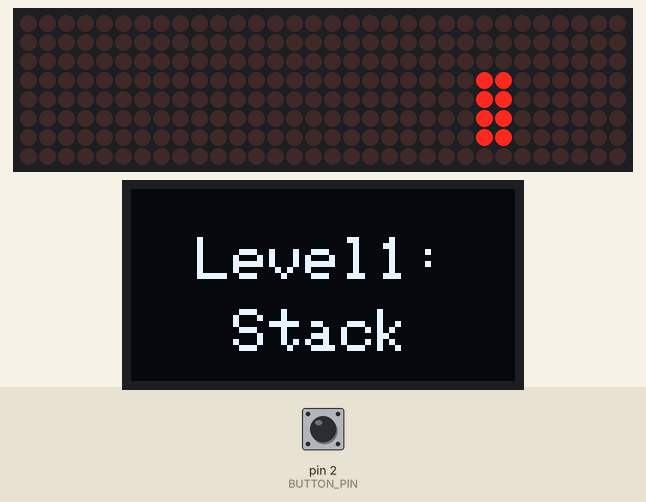
Simulated run of this sketch. Board: Arduino Uno, built with avr-gcc and run on an emulated ATmega328P. Parts: 32×8 LED matrix, 128×64 one-colour display. The inputs (shaded band) are chosen by the test bench; at power-on: pin 2 (BUTTON_PIN) HIGH. What the sketch prints to the serial monitor is not drawn.

Above: at 0.9 s.
1.3 s: pin 2 (BUTTON_PIN) pulled LOW for 0.15 s
At 1.67 s:
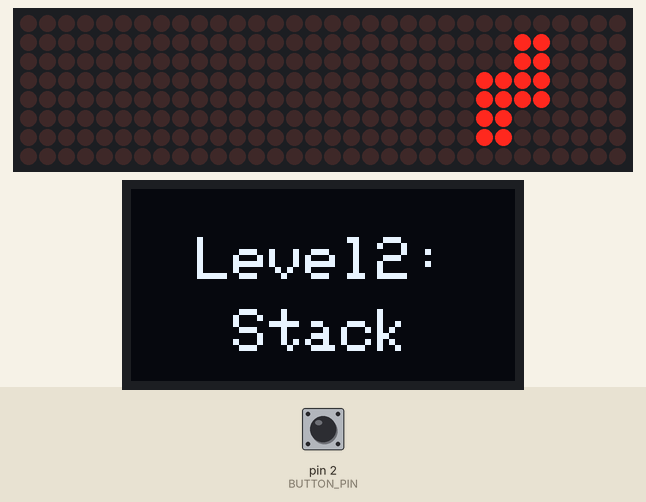
2.0 s: pin 2 (BUTTON_PIN) pulled LOW for 1 s
At 2.32 s:
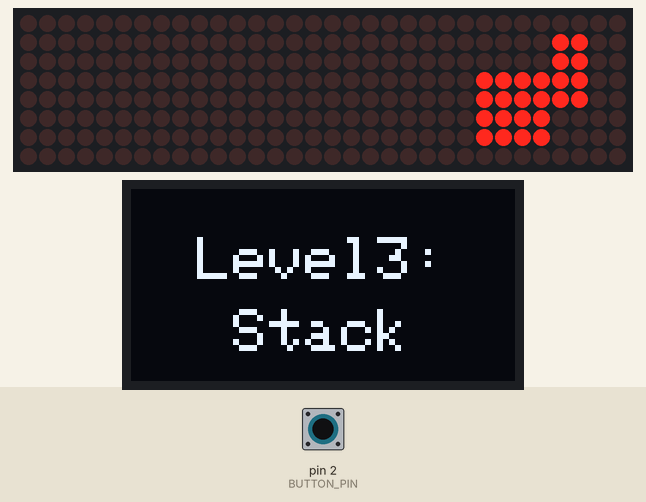
3.6 s: pin 2 (BUTTON_PIN) pulled LOW for 0.15 s
At 3.87 s:
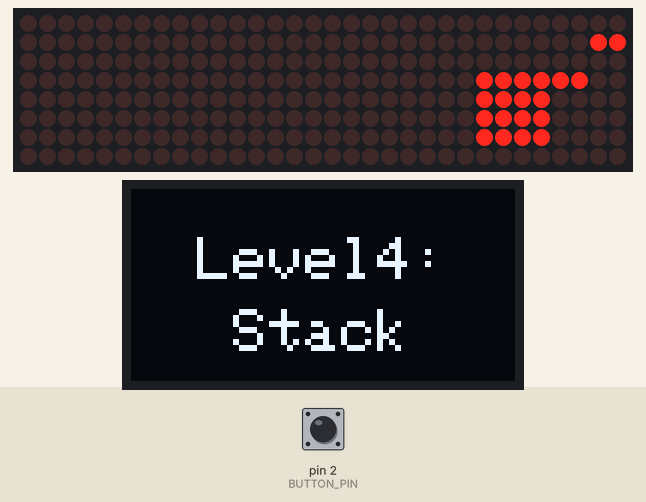
4.3 s: pin 2 (BUTTON_PIN) pulled LOW for 3.2 s
At 5.3 s:
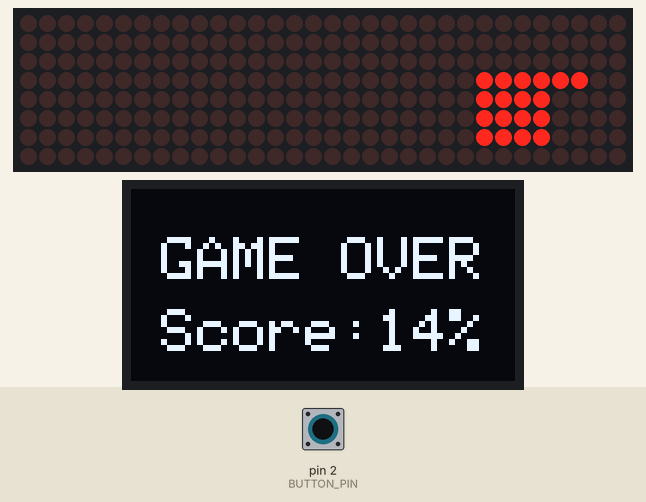
9.0 s: pin 2 (BUTTON_PIN) pulled LOW for 0.15 s
At 9.42 s:
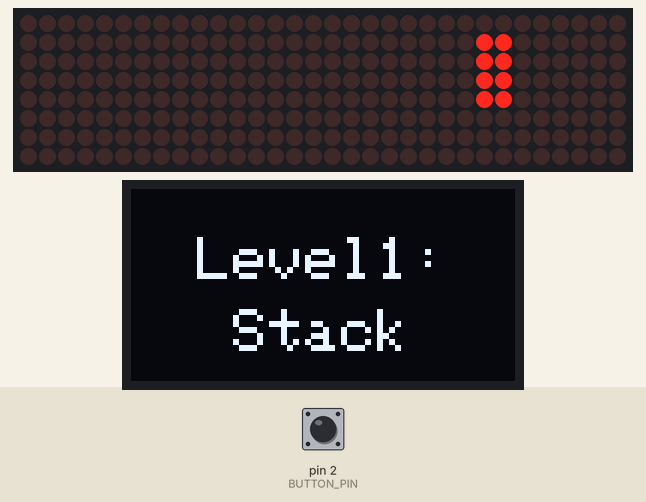
9.7 s: pin 2 (BUTTON_PIN) pulled LOW for 1 s
At 10.07 s:
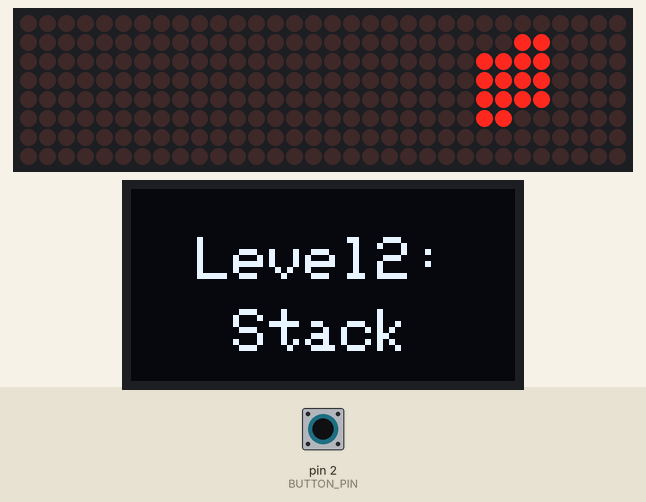
Timing chart, 0 to 12.3 s (numbered marks = the images above; inputs shaded):
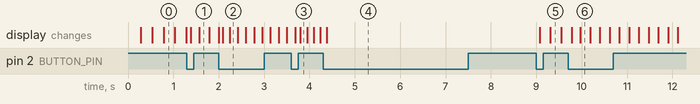

The sketch:

sketch.ino
```cpp
#include <MD_MAX72xx.h>
#include <SPI.h>
#include <Wire.h>
#include <Adafruit_GFX.h>
#include <Adafruit_SSD1306.h>

// ===== 1. DISPLAY CONFIGURATION =====

// MAX7219 Matrix
#define HARDWARE_TYPE MD_MAX72XX::FC16_HW
#define MAX_DEVICES 4

#define DATA_PIN 11
#define CS_PIN   10
#define CLK_PIN  9

MD_MAX72XX matrix(
  HARDWARE_TYPE, DATA_PIN, CLK_PIN, CS_PIN, MAX_DEVICES
);

// OLED 128x64
#define SCREEN_WIDTH 128
#define SCREEN_HEIGHT 64
#define OLED_RESET -1
#define SCREEN_ADDRESS 0x3C

Adafruit_SSD1306 display(
  SCREEN_WIDTH, SCREEN_HEIGHT, &Wire, OLED_RESET
);

const int DISPLAY_WIDTH = 8;
const int DISPLAY_HEIGHT = 32;

// ===== OLED TEXT POSITIONS =====
// Y = vertical position (0 = top, text is 16px tall, max useful value is 48)
// X_OFFSET = shift from the centered position (+ moves right, - moves left)

// Game screen: "Level1:" and "Stack"
const int LEVEL_Y = 16;
const int LEVEL_X_OFFSET = 0;

const int STACK_Y = 40;
const int STACK_X_OFFSET = 0;

// Game over screen: "GAME OVER" and "Score"
const int GAMEOVER_Y = 16;
const int GAMEOVER_X_OFFSET = 0;

const int SCORE_Y = 40;
const int SCORE_X_OFFSET = 0;

// ===== 2. ORIENTATION SETTINGS =====

const bool FLIP_INSIDE_MODULE = true;
const bool FLIP_MODULE_ORDER = false;
const bool FLIP_X = false;

// ===== 3. JOYSTICK CONFIGURATION =====

const int BUTTON_PIN = 2;  // SW
const int VRX_PIN = A0;    // VRX
const int VRY_PIN = A1;    // VRY

// ===== 4. GAME SETTINGS =====

const int INITIAL_WIDTH = 4;
const int BLOCK_HEIGHT = 2;

const unsigned long INITIAL_SPEED = 250;
const unsigned long SPEED_STEP = 35;
const unsigned long MIN_SPEED = 65;

const int MAX_LEVELS = DISPLAY_HEIGHT / BLOCK_HEIGHT;

// ===== 5. GAME VARIABLES =====

int towerLeft[MAX_LEVELS];
int towerWidth[MAX_LEVELS];

int level = 0;
int movingX = 0;
int movingDirection = 1;
int movingWidth = INITIAL_WIDTH;

bool gameOver = false;

unsigned long lastMoveTime = 0;
unsigned long gameStartTime = 0;

// Function declarations
void finishGame();
void drawGame();
void startGame();
void updateGameDisplay();

// ===== 6. LIGHT ONE PIXEL =====

void setPixel(int y, int x) {

  if (y < 0 || y >= DISPLAY_HEIGHT ||
      x < 0 || x >= DISPLAY_WIDTH) {
    return;
  }

  int module = y / 8;
  int inside = y % 8;

  if (FLIP_INSIDE_MODULE) {
    inside = 7 - inside;
  }

  if (FLIP_MODULE_ORDER) {
    module = MAX_DEVICES - 1 - module;
  }

  int libCol = module * 8 + inside;
  int libRow = FLIP_X ? (7 - x) : x;

  matrix.setPoint(libRow, libCol, true);
}

// ===== 7. DRAW A RECTANGLE =====

void drawRectangle(int x, int bottomY, int width) {

  for (int y = bottomY; y < bottomY + BLOCK_HEIGHT; y++) {

    for (int col = x; col < x + width; col++) {

      setPixel(y, col);

    }
  }
}

// ===== 8. DRAW THE WHOLE GAME =====

void drawGame() {

  matrix.clear();

  for (int i = 0; i < level; i++) {

    drawRectangle(
      towerLeft[i],
      BLOCK_HEIGHT * i,
      towerWidth[i]
    );

  }

  if (!gameOver && level < MAX_LEVELS) {

    drawRectangle(
      movingX,
      BLOCK_HEIGHT * level,
      movingWidth
    );

  }
}

// ===== 9. OLED GAME SCREEN =====

// Draw one line of size-2 text centered horizontally at height y,
// then shifted left/right by xOffset.
// Uses a plain char array (not String) to save the Uno's limited RAM.
void drawCenteredText(const char* text, int y, int xOffset) {

  int textWidth = strlen(text) * 12;
  int xPos = (SCREEN_WIDTH - textWidth) / 2 + xOffset;

  if (xPos < 0) {
    xPos = 0;
  }

  display.setCursor(xPos, y);
  display.print(text);
}

void updateGameDisplay() {

  display.clearDisplay();

  display.setTextSize(2);
  display.setTextColor(SSD1306_WHITE);

  char levelText[12];
  snprintf(levelText, sizeof(levelText), "Level%d:", level + 1);

  drawCenteredText(levelText, LEVEL_Y, LEVEL_X_OFFSET);
  drawCenteredText("Stack", STACK_Y, STACK_X_OFFSET);

  display.display();
}

// ===== 10. START THE GAME =====

void startGame() {

  level = 0;
  movingX = 0;
  movingDirection = 1;
  movingWidth = INITIAL_WIDTH;

  gameOver = false;

  lastMoveTime = millis();
  gameStartTime = millis();

  drawGame();
  updateGameDisplay();

  Serial.println("BLOCK STACKER");
  Serial.println("Game started!");
}

// ===== 11. CALCULATE MOVEMENT SPEED =====

unsigned long getMoveInterval() {

  unsigned long speedUp = level * SPEED_STEP;

  if (speedUp >= INITIAL_SPEED - MIN_SPEED) {
    return MIN_SPEED;
  }

  return INITIAL_SPEED - speedUp;
}

// ===== 12. MOVE THE BLOCK AUTOMATICALLY =====

void moveBlock() {

  movingX = movingX + movingDirection;

  if (movingX <= 0) {

    movingX = 0;
    movingDirection = 1;

  }

  int rightLimit = DISPLAY_WIDTH - movingWidth;

  if (movingX >= rightLimit) {

    movingX = rightLimit;
    movingDirection = -1;

  }
}

// ===== 13. PLACE THE BLOCK =====

void placeBlock() {

  if (level == 0) {

    towerLeft[level] = movingX;
    towerWidth[level] = movingWidth;

  }

  else {

    int previousLeft = towerLeft[level - 1];
    int previousRight = previousLeft + towerWidth[level - 1];

    int currentLeft = movingX;
    int currentRight = movingX + movingWidth;

    int overlapLeft =
      (currentLeft > previousLeft) ? currentLeft : previousLeft;

    int overlapRight =
      (currentRight < previousRight) ? currentRight : previousRight;

    int overlapWidth = overlapRight - overlapLeft;

    if (overlapWidth <= 0) {

      finishGame();
      return;

    }

    towerLeft[level] = overlapLeft;
    towerWidth[level] = overlapWidth;

    movingWidth = overlapWidth;

  }

  level++;

  if (level >= MAX_LEVELS) {

    finishGame();
    return;

  }

  movingX = 0;
  movingDirection = 1;

  lastMoveTime = millis();

  drawGame();
  updateGameDisplay();

  Serial.print("Blocks placed: ");
  Serial.println(level);
}

// ===== 14. END THE GAME AND CALCULATE SCORE =====

void finishGame() {

  gameOver = true;

  long totalWidth = 0;

  for (int i = 0; i < level; i++) {
    totalWidth += towerWidth[i];
  }

  int score = 0;

  if (level > 0) {

    score = totalWidth * 100L /
            (INITIAL_WIDTH * MAX_LEVELS);

  }

  drawGame();

  display.clearDisplay();

  display.setTextSize(2);
  display.setTextColor(SSD1306_WHITE);

  char scoreText[14];
  snprintf(scoreText, sizeof(scoreText), "Score:%d%%", score);

  // GAME OVER on top, score below
  drawCenteredText("GAME OVER", GAMEOVER_Y, GAMEOVER_X_OFFSET);
  drawCenteredText(scoreText, SCORE_Y, SCORE_X_OFFSET);

  display.display();

  Serial.println("===== GAME OVER =====");

  Serial.print("Score: ");
  Serial.print(score);
  Serial.println("%");
}

// ===== 15. SETUP =====

void setup() {

  Serial.begin(9600);

  // Joystick button
  pinMode(BUTTON_PIN, INPUT_PULLUP);

  // Initialize MAX7219
  matrix.begin();
  matrix.control(MD_MAX72XX::INTENSITY, 0);
  matrix.clear();

  // Initialize I2C on Arduino Uno
  // SDA = A4, SCL = A5
  Wire.begin();

  // Initialize OLED
  if (!display.begin(
        SSD1306_SWITCHCAPVCC,
        SCREEN_ADDRESS
      )) {

    Serial.println(F("SSD1306 allocation failed"));

    for (;;) {
    }

  }

  display.setRotation(2);

  startGame();
}

// ===== 16. MAIN LOOP =====

void loop() {

  static int lastButtonState = HIGH;
  static unsigned long lastDebounceTime = 0;

  unsigned long debounceDelay = 50;

  int currentButtonState = digitalRead(BUTTON_PIN);

  if (currentButtonState != lastButtonState) {
    lastDebounceTime = millis();
  }

  if ((millis() - lastDebounceTime) > debounceDelay) {

    static int stableButtonState = HIGH;

    if (currentButtonState != stableButtonState) {

      stableButtonState = currentButtonState;

      if (stableButtonState == LOW) {

        if (gameOver) {
          startGame();
        }

        else {
          placeBlock();
        }

      }
    }
  }

  lastButtonState = currentButtonState;

  if (gameOver) {
    return;
  }

  // Automatic block movement
  unsigned long now = millis();

  if (now - lastMoveTime >= getMoveInterval()) {

    lastMoveTime = now;

    moveBlock();
    drawGame();

  }
}
```

Measured:
- after the input at 1.3 s, the display: first changes after 0.08 s (image 1 shows a later state)
- after the input at 2.0 s, the display: first differs from a run without the input after 0.09 s (image 2 shows a later state)
- after the input at 3.6 s, the display: first changes after 0.08 s (image 3 shows a later state)
- after the input at 4.3 s, the display: changes after 0.09 s (image 4)
- after the input at 9.0 s, the display: first changes after 0.08 s (image 5 shows a later state)
- after the input at 9.7 s, the display: first changes after 0.08 s (image 6 shows a later state)
